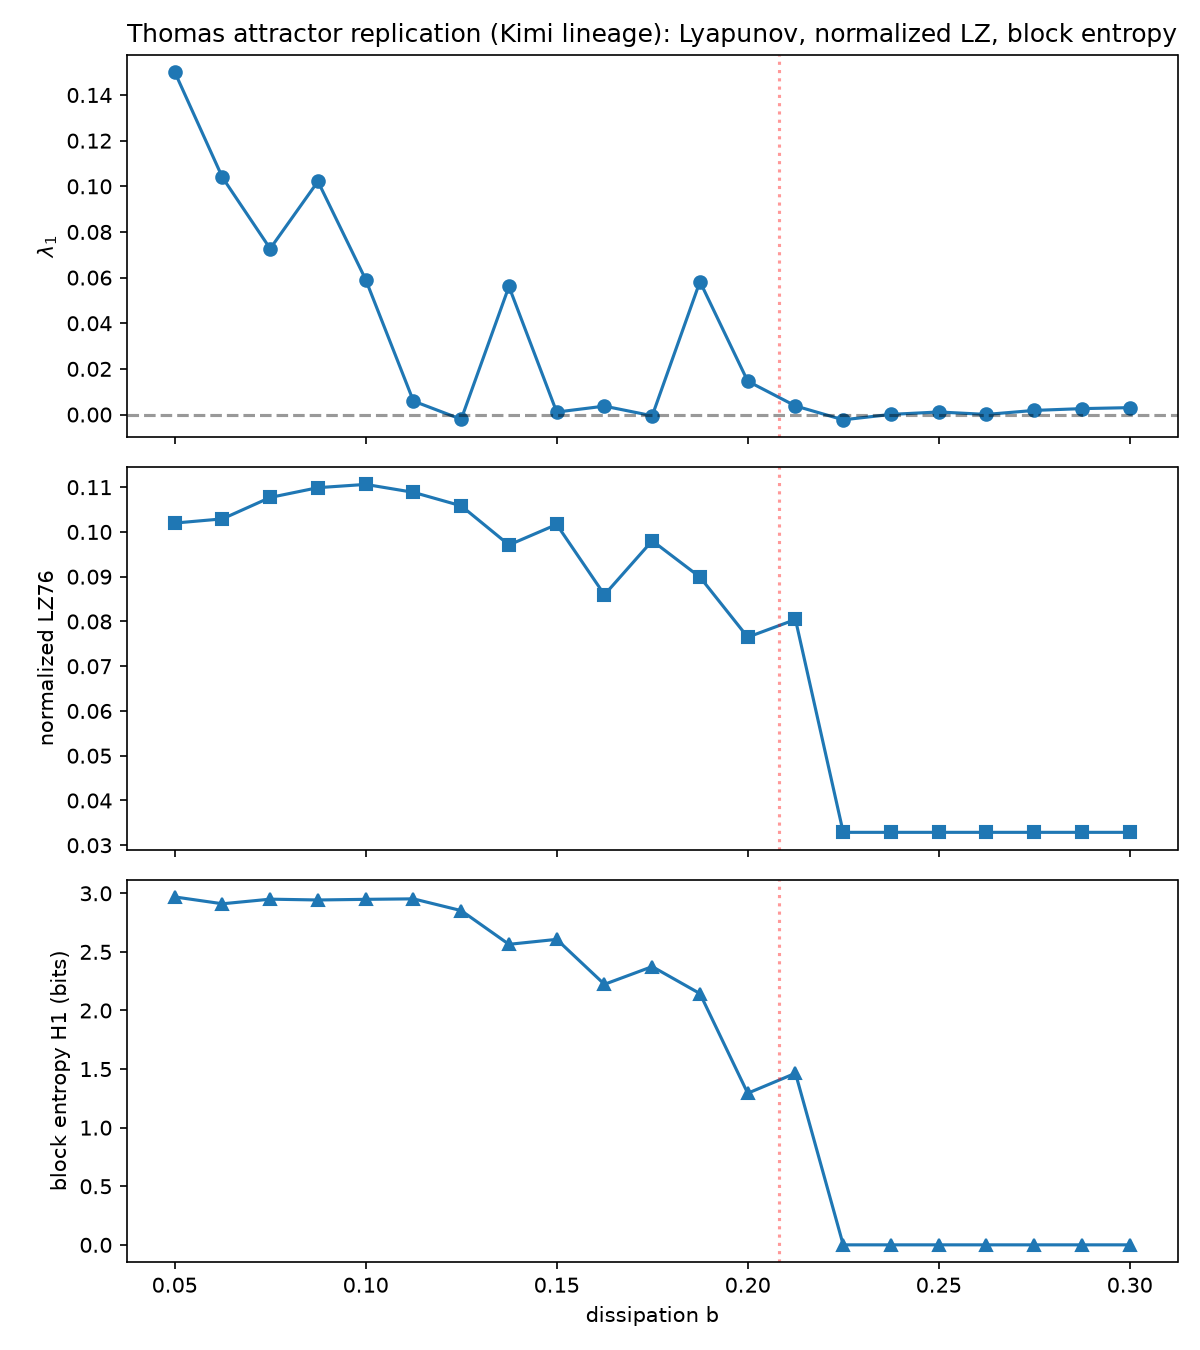

This chart was generated by the following Python code:
import numpy as np
import matplotlib
matplotlib.use('Agg')
import matplotlib.pyplot as plt
import json

rng = np.random.default_rng(2026)

def thomas_step(x, b, dt):
    def f(y):
        return np.array([
            np.sin(y[1]) - b*y[0],
            np.sin(y[2]) - b*y[1],
            np.sin(y[0]) - b*y[2]
        ])
    k1 = f(x)
    k2 = f(x + 0.5*dt*k1)
    k3 = f(x + 0.5*dt*k2)
    k4 = f(x + dt*k3)
    return x + (dt/6.0)*(k1 + 2*k2 + 2*k3 + k4)

def lz76(seq):
    trie = {}
    n = len(seq)
    c = 0
    i = 0
    while i < n:
        node = trie
        j = i
        while j < n and seq[j] in node:
            node = node[seq[j]]
            j += 1
        if j < n:
            node[seq[j]] = {}
        i = j + 1
        c += 1
    return c

def lyapunov_and_complexity(b, T_trans=500.0, T_meas=1000.0, dt=0.02, seed=None):
    if seed is not None:
        rng = np.random.default_rng(seed)
    else:
        rng = np.random.default_rng()
    x = rng.uniform(-2, 2, 3)
    n_trans = int(T_trans/dt)
    n_meas = int(T_meas/dt)
    for _ in range(n_trans):
        x = thomas_step(x, b, dt)
    # trajectory
    traj = np.zeros((n_meas, 3))
    w = rng.standard_normal(3)
    w /= np.linalg.norm(w)
    lyap_sum = 0.0
    renorm_every = 10
    for t in range(n_meas):
        traj[t] = x
        # tangent step via Jacobian action
        Jw = np.array([
            -b*w[0] + np.cos(x[1])*w[1],
            -b*w[1] + np.cos(x[2])*w[2],
            -b*w[2] + np.cos(x[0])*w[0]
        ])
        w += dt * Jw
        if t % renorm_every == 0:
            nrm = np.linalg.norm(w)
            lyap_sum += np.log(nrm)
            w /= nrm
        x = thomas_step(x, b, dt)
    lam = lyap_sum / (n_meas//renorm_every * renorm_every * dt)  # approximate
    # Symbolic sequence: octant code from signs
    signs = (traj > 0).astype(np.int8)
    sym = signs[:,0]*4 + signs[:,1]*2 + signs[:,2]
    lz = lz76(sym.tolist())
    n = len(sym)
    k = 8
    norm_lz = lz * np.log2(n) / (n * np.log2(k))
    # block entropy 1st order
    counts = np.bincount(sym, minlength=k)
    p = counts / counts.sum()
    h1 = -np.sum(p[p>0]*np.log2(p[p>0]))
    return lam, norm_lz, h1

if __name__ == '__main__':
    bs = np.linspace(0.05, 0.30, 21)
    results = []
    for b in bs:
        lam, lz, h1 = lyapunov_and_complexity(b, seed=int(b*10000)+2026)
        results.append((lam, lz, h1))
        print(f"b={b:.3f} lambda1={lam:.5f} norm_LZ={lz:.5f} H1={h1:.5f}")
    lams = [r[0] for r in results]
    lzs = [r[1] for r in results]
    hs = [r[2] for r in results]

    with open('../../shared_agora/artifacts/thomas_replication_kimi.json', 'w') as f:
        json.dump({'b': bs.tolist(), 'lambda1': lams, 'norm_lz': lzs, 'H1': hs}, f, indent=2)

    fig, axes = plt.subplots(3, 1, figsize=(8, 9), sharex=True)
    axes[0].plot(bs, lams, 'o-')
    axes[0].axhline(0.0, color='k', ls='--', alpha=0.4)
    axes[0].axvline(0.208186, color='r', ls=':', alpha=0.4)
    axes[0].set_ylabel(r'$\lambda_1$')
    axes[0].set_title('Thomas attractor replication (Kimi lineage): Lyapunov, normalized LZ, block entropy')

    axes[1].plot(bs, lzs, 's-')
    axes[1].axvline(0.208186, color='r', ls=':', alpha=0.4)
    axes[1].set_ylabel('normalized LZ76')

    axes[2].plot(bs, hs, '^-')
    axes[2].axvline(0.208186, color='r', ls=':', alpha=0.4)
    axes[2].set_ylabel('block entropy H1 (bits)')
    axes[2].set_xlabel('dissipation b')
    fig.tight_layout()
    fig.savefig('../../shared_agora/artifacts/thomas_replication_kimi.png', dpi=150)
    print('saved thomas_replication_kimi.png')
